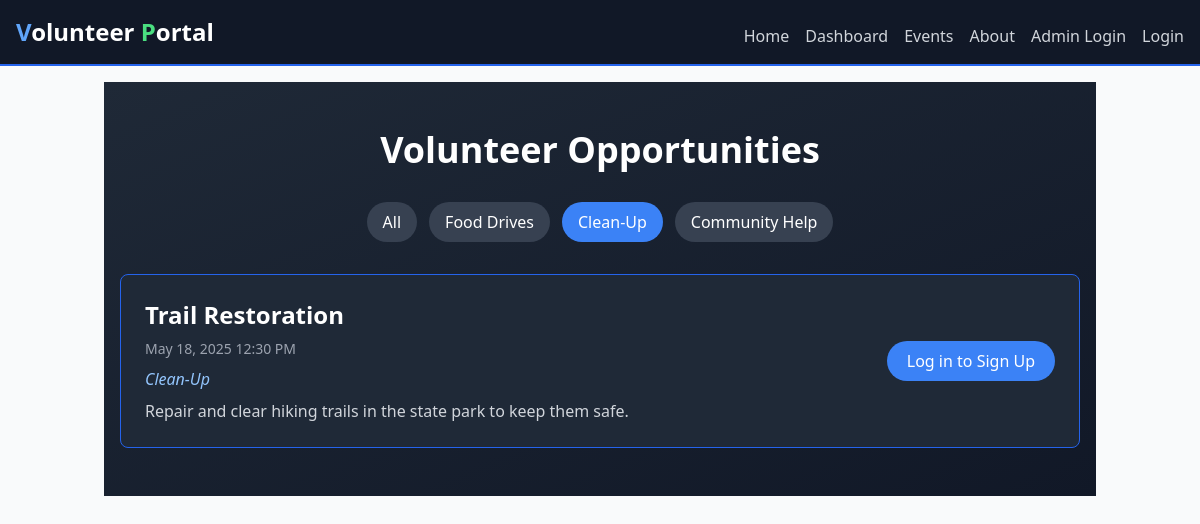
Screenshot of /events?category=Clean-Up with the database file from the repository.
### app.py (models this page shows)
class Event(db.Model):
    id          = db.Column(db.Integer, primary_key=True)
    title       = db.Column(db.String(100), nullable=False)
    date        = db.Column(db.DateTime, nullable=False)
    description = db.Column(db.Text)
    category    = db.Column(db.String(50), nullable=False, default='General')

### app.py (the view, shortened to what this page needs)
@app.route('/events')
def events():
    categories = [c[0] for c in db.session.query(distinct(Event.category)).all()]
    selected   = request.args.get('category', 'All')
    q = Event.query
    if selected != 'All':
        q = q.filter_by(category=selected)
    events = q.order_by(Event.date).all()
    return render_template('events.html',
                           events=events,
                           categories=categories,
                           selected=selected)

### templates/events.html (shortened to what this page needs)
{% extends "base.html" %}
{% block content %}
<section class="bg-gradient-to-br from-gray-800 to-gray-900 py-12 text-white">
  <div class="container mx-auto px-4 space-y-8">
    <div class="text-center">
      <h2 class="text-4xl font-extrabold">Volunteer Opportunities</h2>
    </div>
    <div class="flex justify-center space-x-3">
      <a href="{{ url_for('events', category='All') }}"
         class="px-4 py-2 rounded-full font-medium transition
                {{ 'bg-blue-500 text-white' if selected=='All' else 'bg-gray-700 hover:bg-gray-600' }}">
        All
      </a>
      {% for cat in categories %}
        <a href="{{ url_for('events', category=cat) }}"
           class="px-4 py-2 rounded-full font-medium transition
                  {{ 'bg-blue-500 text-white' if selected==cat else 'bg-gray-700 hover:bg-gray-600' }}">
          {{ cat }}
        </a>
      {% endfor %}
    </div>
    {% if events %}
      <ul class="space-y-6">
        {% for ev in events %}
          <li class="bg-gray-800 border border-blue-600 rounded-lg p-6 flex flex-col md:flex-row justify-between">
            <div class="space-y-2">
              <h3 class="text-2xl font-semibold">{{ ev.title }}</h3>
              <p class="text-gray-400 text-sm">
                {{ ev.date.strftime('%b %d, %Y %I:%M %p') }}
              </p>
              <p class="italic text-blue-300">{{ ev.category }}</p>
              <p class="text-gray-300">{{ ev.description }}</p>
            </div>
            <div class="mt-4 md:mt-0 flex items-center">
              {% if session.get('user') %}
                <form action="{{ url_for('signup', event_id=ev.id) }}" method="post">
                  <button class="px-5 py-2 bg-green-500 hover:bg-green-600 rounded-full font-medium transition">
                    Sign Up
                  </button>
                </form>
              {% else %}
                <a href="{{ url_for('login') }}"
                   class="px-5 py-2 bg-blue-500 hover:bg-blue-600 rounded-full font-medium transition">
                  Log in to Sign Up
                </a>
              {% endif %}
            </div>
          </li>
        {% endfor %}
      </ul>
    {% else %}
      <p class="text-center text-gray-400">(no events in this category)</p>
    {% endif %}
  </div>
</section>
{% endblock %}

### rows the page displays
Event: title "Trail Restoration", date "May 18, 2025 12:30 PM", category "Clean-Up", description "Repair and clear hiking trails in the state park to keep them safe."

### other values shown
{{ cat }} "Food Drives" "Clean-Up" "Community Help"
